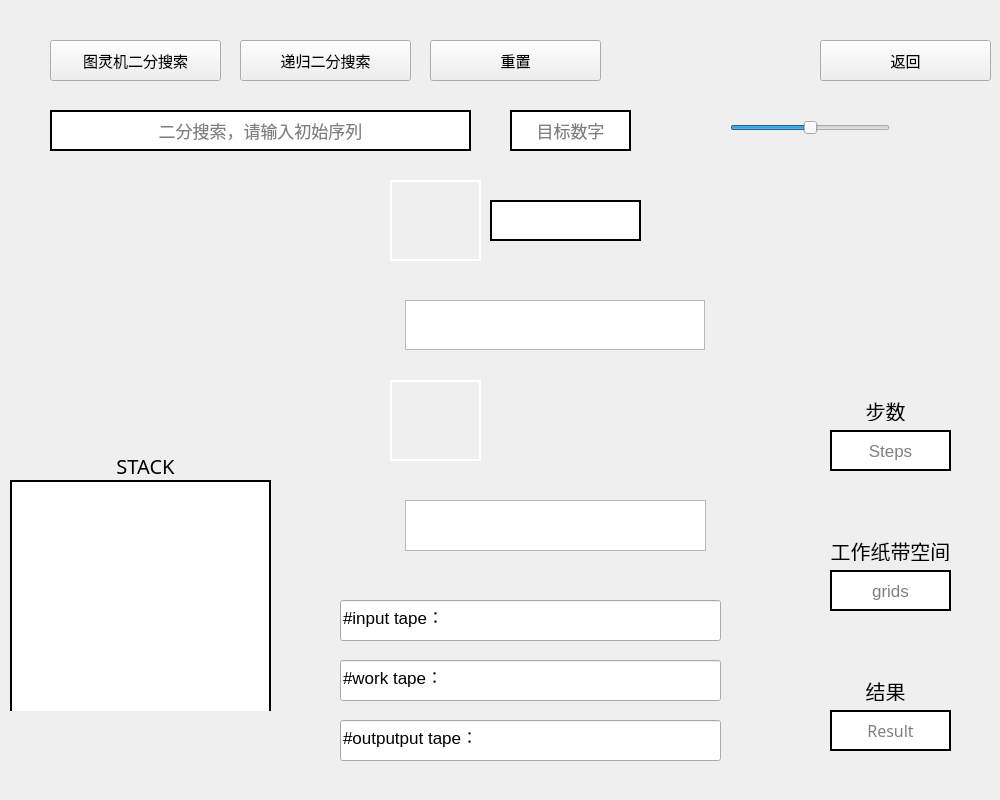
<?xml version="1.0" encoding="UTF-8"?>
<ui version="4.0">
 <class>Turing</class>
 <widget class="QWidget" name="Turing">
  <property name="geometry">
   <rect>
    <x>0</x>
    <y>0</y>
    <width>1000</width>
    <height>800</height>
   </rect>
  </property>
  <property name="minimumSize">
   <size>
    <width>1000</width>
    <height>800</height>
   </size>
  </property>
  <property name="maximumSize">
   <size>
    <width>1000</width>
    <height>800</height>
   </size>
  </property>
  <property name="font">
   <font>
    <pointsize>13</pointsize>
   </font>
  </property>
  <property name="windowTitle">
   <string>Turing</string>
  </property>
  <widget class="QPushButton" name="Iterative_Binary_Search">
   <property name="geometry">
    <rect>
     <x>50</x>
     <y>40</y>
     <width>171</width>
     <height>41</height>
    </rect>
   </property>
   <property name="font">
    <font>
     <family>华文楷体</family>
     <pointsize>11</pointsize>
     <weight>50</weight>
     <italic>false</italic>
     <bold>false</bold>
    </font>
   </property>
   <property name="styleSheet">
    <string notr="true">QPushButton
{
	font: 11pt &quot;华文楷体&quot;;
}</string>
   </property>
   <property name="text">
    <string>图灵机二分搜索</string>
   </property>
  </widget>
  <widget class="QLineEdit" name="input_BianrySer">
   <property name="geometry">
    <rect>
     <x>50</x>
     <y>110</y>
     <width>421</width>
     <height>41</height>
    </rect>
   </property>
   <property name="styleSheet">
    <string notr="true">QLineEdit{
font: 13pt &quot;华文楷体&quot;;
border:2px solid black
}</string>
   </property>
   <property name="inputMask">
    <string/>
   </property>
   <property name="text">
    <string extracomment="二分搜索，请输入初始序列"/>
   </property>
   <property name="alignment">
    <set>Qt::AlignCenter</set>
   </property>
   <property name="placeholderText">
    <string>二分搜索，请输入初始序列</string>
   </property>
  </widget>
  <widget class="QTableWidget" name="tape">
   <property name="geometry">
    <rect>
     <x>405</x>
     <y>300</y>
     <width>300</width>
     <height>50</height>
    </rect>
   </property>
   <property name="font">
    <font>
     <pointsize>13</pointsize>
     <weight>75</weight>
     <bold>true</bold>
    </font>
   </property>
   <property name="styleSheet">
    <string notr="true">QTableWidegt
{
border:2px solid black;
}</string>
   </property>
   <property name="textElideMode">
    <enum>Qt::ElideMiddle</enum>
   </property>
  </widget>
  <widget class="QLineEdit" name="Target">
   <property name="geometry">
    <rect>
     <x>510</x>
     <y>110</y>
     <width>121</width>
     <height>41</height>
    </rect>
   </property>
   <property name="styleSheet">
    <string notr="true">QLineEdit{
font: 13pt &quot;华文楷体&quot;;
border:2px solid black
}</string>
   </property>
   <property name="alignment">
    <set>Qt::AlignCenter</set>
   </property>
   <property name="placeholderText">
    <string>目标数字</string>
   </property>
  </widget>
  <widget class="QTableWidget" name="workTape">
   <property name="geometry">
    <rect>
     <x>405</x>
     <y>500</y>
     <width>301</width>
     <height>51</height>
    </rect>
   </property>
   <property name="font">
    <font>
     <pointsize>13</pointsize>
     <weight>75</weight>
     <bold>true</bold>
    </font>
   </property>
   <property name="styleSheet">
    <string notr="true"/>
   </property>
  </widget>
  <widget class="QLineEdit" name="steps">
   <property name="geometry">
    <rect>
     <x>830</x>
     <y>430</y>
     <width>121</width>
     <height>41</height>
    </rect>
   </property>
   <property name="styleSheet">
    <string notr="true">QLineEdit{
font: 12pt &quot;华文楷体&quot;;
border:2px solid black
}</string>
   </property>
   <property name="text">
    <string/>
   </property>
   <property name="alignment">
    <set>Qt::AlignCenter</set>
   </property>
   <property name="readOnly">
    <bool>false</bool>
   </property>
   <property name="placeholderText">
    <string>Steps</string>
   </property>
  </widget>
  <widget class="QLabel" name="picture_turing">
   <property name="geometry">
    <rect>
     <x>390</x>
     <y>180</y>
     <width>91</width>
     <height>81</height>
    </rect>
   </property>
   <property name="styleSheet">
    <string notr="true">QLabel{
border:2px solid white
}</string>
   </property>
   <property name="text">
    <string/>
   </property>
   <property name="scaledContents">
    <bool>true</bool>
   </property>
  </widget>
  <widget class="QLabel" name="picture_arrowhead">
   <property name="geometry">
    <rect>
     <x>420</x>
     <y>260</y>
     <width>30</width>
     <height>40</height>
    </rect>
   </property>
   <property name="styleSheet">
    <string notr="true"/>
   </property>
   <property name="text">
    <string/>
   </property>
   <property name="scaledContents">
    <bool>true</bool>
   </property>
  </widget>
  <widget class="QLabel" name="picture_arrowhead_2">
   <property name="geometry">
    <rect>
     <x>420</x>
     <y>460</y>
     <width>30</width>
     <height>40</height>
    </rect>
   </property>
   <property name="styleSheet">
    <string notr="true"/>
   </property>
   <property name="text">
    <string/>
   </property>
   <property name="scaledContents">
    <bool>true</bool>
   </property>
  </widget>
  <widget class="QLabel" name="picture_turing_2">
   <property name="geometry">
    <rect>
     <x>390</x>
     <y>380</y>
     <width>91</width>
     <height>81</height>
    </rect>
   </property>
   <property name="styleSheet">
    <string notr="true">QLabel{
border:2px solid white
}</string>
   </property>
   <property name="text">
    <string/>
   </property>
   <property name="scaledContents">
    <bool>true</bool>
   </property>
  </widget>
  <widget class="QLineEdit" name="output_Binary">
   <property name="geometry">
    <rect>
     <x>830</x>
     <y>710</y>
     <width>121</width>
     <height>41</height>
    </rect>
   </property>
   <property name="font">
    <font>
     <family>华文楷体</family>
     <pointsize>12</pointsize>
     <weight>50</weight>
     <italic>false</italic>
     <bold>false</bold>
    </font>
   </property>
   <property name="styleSheet">
    <string notr="true">QLineEdit{
font: 12pt &quot;华文楷体&quot;;
border:2px solid black
}</string>
   </property>
   <property name="alignment">
    <set>Qt::AlignCenter</set>
   </property>
   <property name="placeholderText">
    <string>Result</string>
   </property>
  </widget>
  <widget class="QLineEdit" name="output_process">
   <property name="geometry">
    <rect>
     <x>490</x>
     <y>200</y>
     <width>151</width>
     <height>41</height>
    </rect>
   </property>
   <property name="font">
    <font>
     <pointsize>13</pointsize>
     <weight>75</weight>
     <bold>true</bold>
    </font>
   </property>
   <property name="styleSheet">
    <string notr="true">QLineEdit{
border:2px solid black
}</string>
   </property>
   <property name="alignment">
    <set>Qt::AlignCenter</set>
   </property>
  </widget>
  <widget class="QLineEdit" name="grids">
   <property name="geometry">
    <rect>
     <x>830</x>
     <y>570</y>
     <width>121</width>
     <height>41</height>
    </rect>
   </property>
   <property name="styleSheet">
    <string notr="true">QLineEdit{
font: 12pt &quot;华文楷体&quot;;
border:2px solid black
}</string>
   </property>
   <property name="text">
    <string/>
   </property>
   <property name="alignment">
    <set>Qt::AlignCenter</set>
   </property>
   <property name="placeholderText">
    <string>grids</string>
   </property>
  </widget>
  <widget class="QLabel" name="label">
   <property name="geometry">
    <rect>
     <x>850</x>
     <y>400</y>
     <width>71</width>
     <height>21</height>
    </rect>
   </property>
   <property name="font">
    <font>
     <family>华文楷体</family>
     <pointsize>15</pointsize>
     <weight>50</weight>
     <italic>false</italic>
     <bold>false</bold>
    </font>
   </property>
   <property name="styleSheet">
    <string notr="true">QLabel{
font: 15pt &quot;华文楷体&quot;;

}</string>
   </property>
   <property name="text">
    <string>步数</string>
   </property>
   <property name="alignment">
    <set>Qt::AlignCenter</set>
   </property>
  </widget>
  <widget class="QLabel" name="label_2">
   <property name="geometry">
    <rect>
     <x>810</x>
     <y>540</y>
     <width>161</width>
     <height>21</height>
    </rect>
   </property>
   <property name="font">
    <font>
     <family>华文楷体</family>
     <pointsize>15</pointsize>
     <weight>50</weight>
     <italic>false</italic>
     <bold>false</bold>
    </font>
   </property>
   <property name="styleSheet">
    <string notr="true">QLabel{
font: 15pt &quot;华文楷体&quot;;

}</string>
   </property>
   <property name="text">
    <string>工作纸带空间</string>
   </property>
   <property name="alignment">
    <set>Qt::AlignCenter</set>
   </property>
  </widget>
  <widget class="QLabel" name="label_3">
   <property name="geometry">
    <rect>
     <x>850</x>
     <y>680</y>
     <width>71</width>
     <height>21</height>
    </rect>
   </property>
   <property name="font">
    <font>
     <family>华文楷体</family>
     <pointsize>15</pointsize>
     <weight>50</weight>
     <italic>false</italic>
     <bold>false</bold>
    </font>
   </property>
   <property name="styleSheet">
    <string notr="true">QLabel{
font: 15pt &quot;华文楷体&quot;;

}</string>
   </property>
   <property name="text">
    <string>结果</string>
   </property>
   <property name="alignment">
    <set>Qt::AlignCenter</set>
   </property>
  </widget>
  <widget class="QPushButton" name="Return">
   <property name="geometry">
    <rect>
     <x>820</x>
     <y>40</y>
     <width>171</width>
     <height>41</height>
    </rect>
   </property>
   <property name="font">
    <font>
     <family>华文楷体</family>
     <pointsize>11</pointsize>
     <weight>50</weight>
     <italic>false</italic>
     <bold>false</bold>
    </font>
   </property>
   <property name="styleSheet">
    <string notr="true">QPushButton
{
	font: 11pt &quot;华文楷体&quot;;
}</string>
   </property>
   <property name="text">
    <string>返回</string>
   </property>
  </widget>
  <widget class="QPushButton" name="Recursive_Binary_Search">
   <property name="geometry">
    <rect>
     <x>240</x>
     <y>40</y>
     <width>171</width>
     <height>41</height>
    </rect>
   </property>
   <property name="font">
    <font>
     <family>华文楷体</family>
     <pointsize>11</pointsize>
     <weight>50</weight>
     <italic>false</italic>
     <bold>false</bold>
    </font>
   </property>
   <property name="styleSheet">
    <string notr="true">QPushButton
{
	font: 11pt &quot;华文楷体&quot;;
}</string>
   </property>
   <property name="text">
    <string>递归二分搜索</string>
   </property>
  </widget>
  <widget class="QPushButton" name="restore">
   <property name="geometry">
    <rect>
     <x>430</x>
     <y>40</y>
     <width>171</width>
     <height>41</height>
    </rect>
   </property>
   <property name="font">
    <font>
     <family>华文楷体</family>
     <pointsize>11</pointsize>
     <weight>50</weight>
     <italic>false</italic>
     <bold>false</bold>
    </font>
   </property>
   <property name="styleSheet">
    <string notr="true">QPushButton
{
	font: 11pt &quot;华文楷体&quot;;
}</string>
   </property>
   <property name="text">
    <string>重置</string>
   </property>
  </widget>
  <widget class="QTextEdit" name="STACK">
   <property name="geometry">
    <rect>
     <x>10</x>
     <y>480</y>
     <width>261</width>
     <height>231</height>
    </rect>
   </property>
   <property name="styleSheet">
    <string notr="true">QTextEdit {
    border-width: 2px 2px 0px 2px; /* 上、右、下边框1px，左边框0px */
    border-style: solid;
    border-color: black; /* 边框颜色为黑色 */
	font: 13pt &quot;宋体&quot;;
}
</string>
   </property>
  </widget>
  <widget class="QLabel" name="label_4">
   <property name="geometry">
    <rect>
     <x>100</x>
     <y>450</y>
     <width>91</width>
     <height>31</height>
    </rect>
   </property>
   <property name="font">
    <font>
     <family>华文楷体</family>
     <pointsize>15</pointsize>
     <weight>50</weight>
     <italic>false</italic>
     <bold>false</bold>
    </font>
   </property>
   <property name="styleSheet">
    <string notr="true">QLabel{
font: 15pt &quot;华文楷体&quot;;

}</string>
   </property>
   <property name="text">
    <string>STACK</string>
   </property>
   <property name="alignment">
    <set>Qt::AlignCenter</set>
   </property>
  </widget>
  <widget class="QLineEdit" name="input_tape_line">
   <property name="geometry">
    <rect>
     <x>340</x>
     <y>600</y>
     <width>381</width>
     <height>41</height>
    </rect>
   </property>
   <property name="styleSheet">
    <string notr="true">QLineEdit{
font: 12pt &quot;华文楷体&quot;;

}</string>
   </property>
   <property name="inputMask">
    <string/>
   </property>
   <property name="text">
    <string extracomment="二分搜索，请输入初始序列">#input tape：</string>
   </property>
   <property name="alignment">
    <set>Qt::AlignLeading|Qt::AlignLeft|Qt::AlignVCenter</set>
   </property>
   <property name="placeholderText">
    <string/>
   </property>
  </widget>
  <widget class="QLineEdit" name="work_tape_line">
   <property name="geometry">
    <rect>
     <x>340</x>
     <y>660</y>
     <width>381</width>
     <height>41</height>
    </rect>
   </property>
   <property name="styleSheet">
    <string notr="true">QLineEdit{
font: 12pt &quot;华文楷体&quot;;

}</string>
   </property>
   <property name="inputMask">
    <string/>
   </property>
   <property name="text">
    <string extracomment="二分搜索，请输入初始序列">#work tape：</string>
   </property>
   <property name="alignment">
    <set>Qt::AlignLeading|Qt::AlignLeft|Qt::AlignVCenter</set>
   </property>
   <property name="placeholderText">
    <string/>
   </property>
  </widget>
  <widget class="QLineEdit" name="output_tape_line">
   <property name="geometry">
    <rect>
     <x>340</x>
     <y>720</y>
     <width>381</width>
     <height>41</height>
    </rect>
   </property>
   <property name="styleSheet">
    <string notr="true">QLineEdit{
font: 12pt &quot;华文楷体&quot;;

}</string>
   </property>
   <property name="inputMask">
    <string/>
   </property>
   <property name="text">
    <string extracomment="二分搜索，请输入初始序列">#outputput tape：</string>
   </property>
   <property name="alignment">
    <set>Qt::AlignLeading|Qt::AlignLeft|Qt::AlignVCenter</set>
   </property>
   <property name="placeholderText">
    <string/>
   </property>
  </widget>
  <widget class="QSlider" name="horizontalSlider">
   <property name="geometry">
    <rect>
     <x>730</x>
     <y>120</y>
     <width>160</width>
     <height>16</height>
    </rect>
   </property>
   <property name="maximum">
    <number>2000</number>
   </property>
   <property name="sliderPosition">
    <number>1000</number>
   </property>
   <property name="orientation">
    <enum>Qt::Horizontal</enum>
   </property>
   <property name="tickPosition">
    <enum>QSlider::NoTicks</enum>
   </property>
  </widget>
 </widget>
 <resources/>
 <connections/>
</ui>
